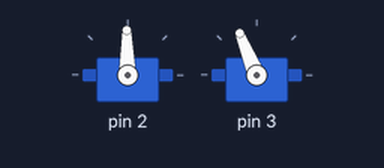
Simulated run of this sketch. Board: Arduino Uno, built with avr-gcc and run on an emulated ATmega328P. On the bench: 2 × servo.

Above: at 0.05 s.
At 4.35 s:
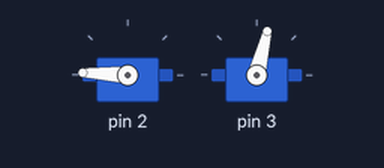
At 8.65 s:
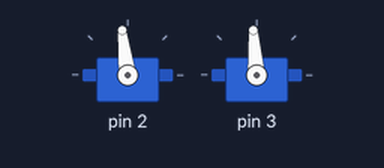
At 17.75 s:
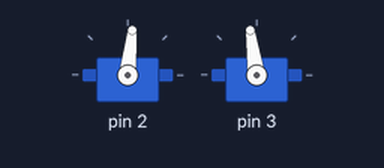
Timing chart, 0 to 23.5 s (numbered marks = the images above):
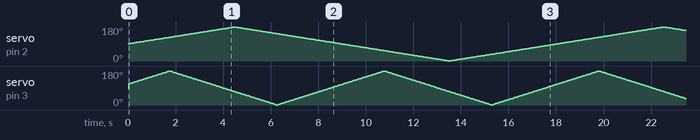

The sketch:

sketch_sep23a.ino
```cpp
#include <Servo.h>
//Servo servo1, servo2;

Servo servo[2];


void setup() {
  // put your setup code here, to run once:
  servo[0].attach(2);
  servo[1].attach(3);
}

//int deg = 90;
int incr[2] = {1, 2};
int deg[2] = {90, 110};

void loop() {

  // deg  = deg + incr;
  for (int i=0; i < 2; i++) {
    if (deg[i] > 179) incr[i] = -incr[i];
    if (deg[i] < 1) incr[i] = -incr[i];

    deg[i] += incr[i];
    servo[i].write(deg[i]);

    delay(25);
   }

}

/*
void loop() {
  // put your main code here, to run repeatedly:
  servol.write(90);
  delay(300);
  servol.write(140);
  delay(300);
}
*/
```
